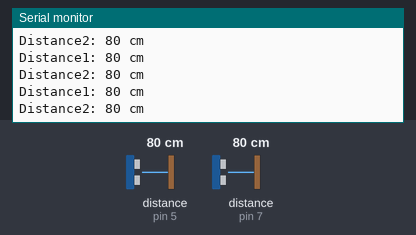
A sketch run on a simulated Arduino Uno, built with avr-gcc and run on an emulated ATmega328P. Parts: the last lines printed to the serial monitor. Wiring (inferred from the names in the program): 2 × ultrasonic range finder: trigger pin 4, echo pin 5 / trigger pin 6, echo pin 7. Inputs (shaded band) come from the test bench; at power-on: distance to the obstacle (sensors on pin 5, pin 7) 80 cm. The echo pulse lasts 58.3 µs per cm.

Above: at 1.2 s.
1.3 s: distance to the obstacle (sensor on pin 5) set to 2 cm
At 1.9 s:
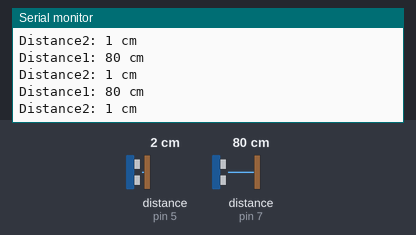
4.3 s: distance to the obstacle (sensor on pin 7) set to 2 cm
At 5.0 s:
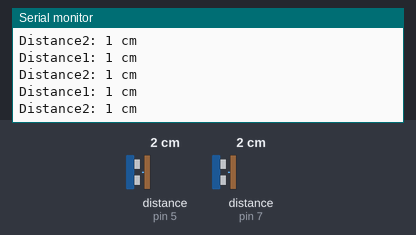
7.3 s: distance to the obstacle (sensor on pin 5) set to 4 cm
At 8.0 s:
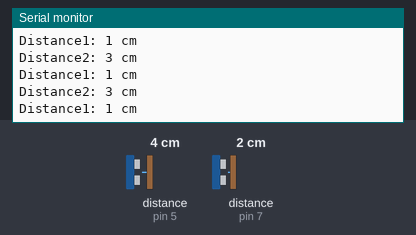
8.8 s: distance to the obstacle (sensor on pin 7) set to 120 cm
At 9.7 s:
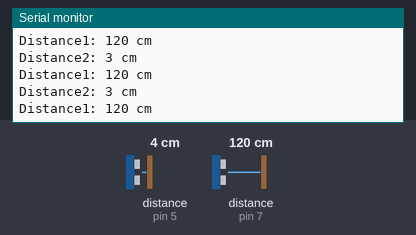
11.8 s: distance to the obstacle (sensor on pin 5) set to 18 cm
At 12.8 s:
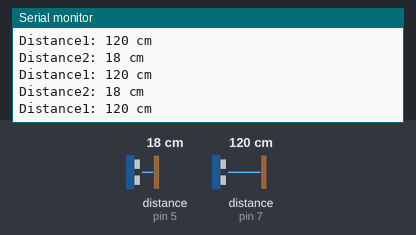
14.8 s: distance to the obstacle (sensor on pin 7) set to 4 cm
At 15.4 s:
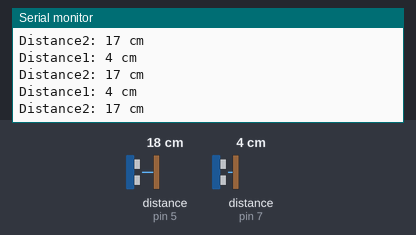
Timing chart, 0 to 17.8 s (numbered marks = the images above; inputs shaded):
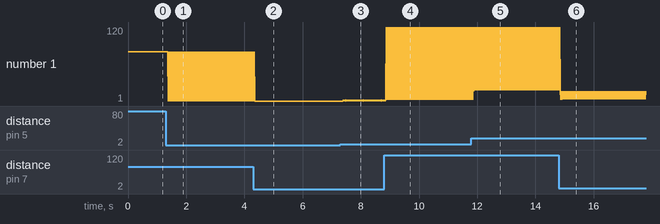

Measured:
- after the input at 1.3 s, the serial monitor: prints a new line after 0.08 s (image 1)
- after the input at 4.3 s, the serial monitor: prints a new line after 0.08 s (image 2)
- after the input at 7.3 s, the serial monitor: prints a new line after 0.10 s (image 3)
- after the input at 8.8 s, the serial monitor: prints a new line after 0.07 s (image 4)
- after the input at 11.8 s, the serial monitor: prints a new line after 0.09 s (image 5)
- after the input at 14.8 s, the serial monitor: prints a new line after 0.07 s (image 6)
- plotted number 1: 1 → 120 after the input at 8.8 s

The sketch:

Detecting_Zigbee.ino
```cpp
#include <SoftwareSerial.h>
SoftwareSerial mySerial(11, 10);
#define S1Trig 4   // Trig pin of the JSN-SR04T connected to Arduino digital pin 2
#define S1Echo 5   // Echo pin of the JSN-SR04T connected to Arduino digital pin 3
#define S2Trig 6   // Trig pin of the JSN-SR04T connected to Arduino digital pin 2
#define S2Echo 7   // Echo pin of the JSN-SR04T connected to Arduino digital pin 3

int sensorOne() {
  //pulse output
  digitalWrite(S1Trig, LOW);
  delayMicroseconds(4);
  digitalWrite(S1Trig, HIGH);
  delayMicroseconds(10);
  digitalWrite(S1Trig, LOW);

  long t = pulseIn(S1Echo, HIGH);//Get the pulse
  int cm = t / 29 / 2; //Convert time to the distance
  return cm; // Return the values from the sensor
}

int sensorTwo() {
  //pulse output
  digitalWrite(S2Trig, LOW);
  delayMicroseconds(4);
  digitalWrite(S2Trig, HIGH);
  delayMicroseconds(10);
  digitalWrite(S2Trig, LOW);

  long t = pulseIn(S2Echo, HIGH);//Get the pulse
  int cm = t / 29 / 2; //Convert time to the distance
  return cm; // Return the values from the sensor
}
void setup() {
  Serial.begin(9600);
  pinMode(S1Trig, OUTPUT);
  pinMode(S2Trig, OUTPUT);
  pinMode(S1Echo, INPUT);
  pinMode(S2Echo, INPUT);
  mySerial.begin(9600);
}

void loop() {
  int rightSensor = sensorTwo();
  int leftSensor  = sensorOne() ;
  // Print the distance to the Serial Monitor
  Serial.print("Distance1: ");
  Serial.print(rightSensor);
  Serial.println(" cm");
  Serial.print("Distance2: ");
  Serial.print(leftSensor);
  Serial.println(" cm");

  String send_data = String(rightSensor)+ String(leftSensor) + "*";
  mySerial.print(send_data);

  // Wait for a short delay before the next measurement

}
```
